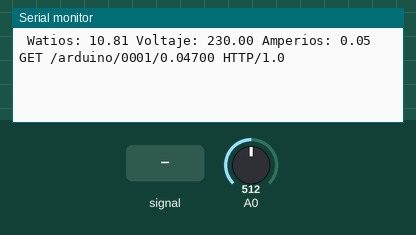
Recording of a sketch running on a simulated Arduino Uno, built with avr-gcc and run on an emulated ATmega328P. Parts: the last lines printed to the serial monitor. The test bench sets the inputs (shaded band); at power-on: A0 = 512. WiFi joins after 1.5 s; servers stay silent unless stated.

Above: at 2.7 s.
2.8 s: A0 fed a 200 Hz sine of ±81 counts around its level
At 3.18 s:
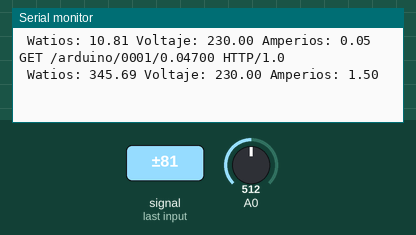
4.3 s: A0 set to 716
At 5.5 s:
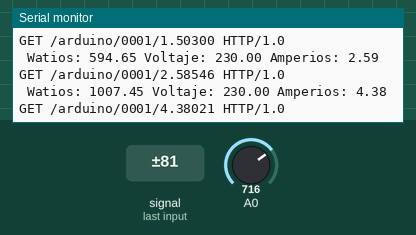
5.8 s: A0 set to 900
At 6.4 s:
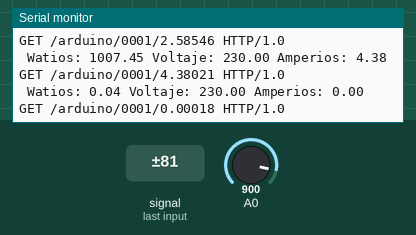
7.3 s: A0 fed a 200 Hz sine of ±81 counts around its level
At 8.1 s:
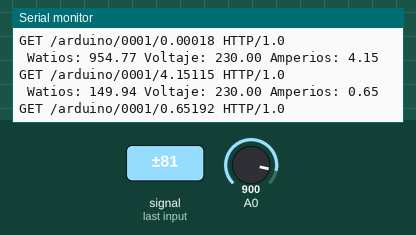
Timing chart, 0 to 9.8 s (numbered marks = the images above; inputs shaded):
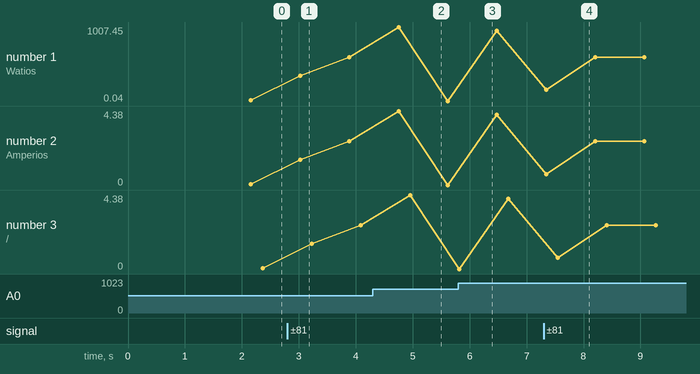

Measured:
- after the input at 2.8 s, the serial monitor: prints a new line after 0.22 s (image 1)
- after the input at 4.3 s, the serial monitor: prints a new line after 0.45 s (image 2)
- after the input at 7.3 s, the serial monitor: prints a new line at once (image 4)
- plotted number 1: 10.81 → 594.65 after the input at 2.8 s, 594.65 → 0.04 after the input at 4.3 s, 0.04 → 954.77 after the input at 5.8 s, 954.77 → 594.31 after the input at 7.3 s
- plotted number 2: 0.05 → 2.59 after the input at 2.8 s, 2.59 → 0 after the input at 4.3 s, 0 → 4.15 after the input at 5.8 s, 4.15 → 2.58 after the input at 7.3 s
- plotted number 3: 0.05 → 2.59 after the input at 2.8 s, 2.59 → 4.38 after the input at 4.3 s, 4.38 → 4.15 after the input at 5.8 s, 4.15 → 2.58 after the input at 7.3 s

The sketch:

ethernetClient.ino
```cpp
/*
  Web client

 This sketch connects to a website (http://www.google.com)
 using an Arduino Wiznet Ethernet shield.

 Circuit:
 * Ethernet shield attached to pins 10, 11, 12, 13

 created 18 Dec 2009
 by David A. Mellis

 */

#include <SPI.h>
#include <Ethernet.h>

// Enter a MAC address for your controller below.
// Newer Ethernet shields have a MAC address printed on a sticker on the shield
byte mac[] = {  0x90, 0xA2, 0xDA, 0x00, 0x55, 0x64 };
IPAddress server(192,168,1,37);
char* ID = "0001";
int periodTime = 1; //minutos
String sendValue;

EthernetClient client;

String amperios;


//CT
 //For analog read
   double value;

   //Constants to convert ADC divisions into mains current values.
   double ADCvoltsperdiv = 0.0048;
   double VDoffset = 2.4476; //Initial value (corrected as program runs)

   //Equation of the line calibration values
   double factorA = 9.4; //factorA = CT reduction factor / rsens
   double Ioffset = 0;

   //Constants set voltage waveform amplitude.
   double SetV = 230.0;

   //Counter
   int i=0;

   int samplenumber = 4000;

   //Used for calculating real, apparent power, Irms and Vrms.
   double sumI=0.0;

   int sum1i=0;
   double sumVadc=0.0;

   double Vadc,Vsens,Isens,Imains,sqI,Irms;
   double apparentPower;


void setup() {
  // start the serial library:
  Serial.begin(115200);
  // start the Ethernet connection:
  if (Ethernet.begin(mac) == 0) {
    Serial.println("Failed to configure Ethernet using DHCP");
    // no point in carrying on, so do nothing forevermore:
    for(;;)
      ;
  }

}


void loop()
{

   value = analogRead(0);
   //Summing counter
   i++;
   //Voltage at ADC
   Vadc = value * ADCvoltsperdiv;

   //Remove voltage divider offset
   Vsens = Vadc-VDoffset;

   //Current transformer scale to find Imains
   Imains = Vsens;

   //Calculates Voltage divider offset.
   sum1i++; sumVadc = sumVadc + Vadc;
   if (sum1i>=1000) {VDoffset = sumVadc/sum1i; sum1i = 0; sumVadc=0.0;}

   //Root-mean-square method current
   //1) square current values
   sqI = Imains*Imains;
   //2) sum
   sumI=sumI+sqI;

   if (i>=samplenumber)
    {
    i=0;
    //Calculation of the root of the mean of the current squared (rms)
    Irms = factorA*sqrt(sumI/samplenumber)+Ioffset;

    apparentPower = Irms * SetV;
    Serial.print(" Watios: ");
    Serial.print(apparentPower);
    Serial.print(" Voltaje: ");
    Serial.print(SetV);
    Serial.print(" Amperios: ");
    Serial.print(Irms);
    Serial.println();

    //Reset values ready for next sample.
    sumI=0.0;


  //ETHERNET
  //Conexion ok
  if (client.connect(server, 3000))
  {

    String a = "GET /arduino/";
    String b = "/";
    String c = " HTTP/1.0";
    //String d = String(Irms);


    amperios = floatToString(Irms, 5);
    sendValue = a + ID + b + amperios + c;
    client.println(sendValue);
    Serial.println(sendValue);
    client.println();

   }

  else {
    Serial.println("Error en la conexion.");
  }
  client.stop();
  }
}


String floatToString(double number, uint8_t digits)
{
  String resultString = "";
  // Handle negative numbers
  if (number < 0.0)
  {
     resultString += "-";
     number = -number;
  }

  // Round correctly so that print(1.999, 2) prints as "2.00"
  double rounding = 0.5;
  for (uint8_t i=0; i<digits; ++i)
    rounding /= 10.0;

  number += rounding;

  // Extract the integer part of the number and print it
  unsigned long int_part = (unsigned long)number;
  double remainder = number - (double)int_part;
  resultString += int_part;

  // Print the decimal point, but only if there are digits beyond
  if (digits > 0)
    resultString += ".";

  // Extract digits from the remainder one at a time
  while (digits-- > 0)
  {
    remainder *= 10.0;
    int toPrint = int(remainder);
    resultString += toPrint;
    remainder -= toPrint;
  }
  return resultString;
}
```
